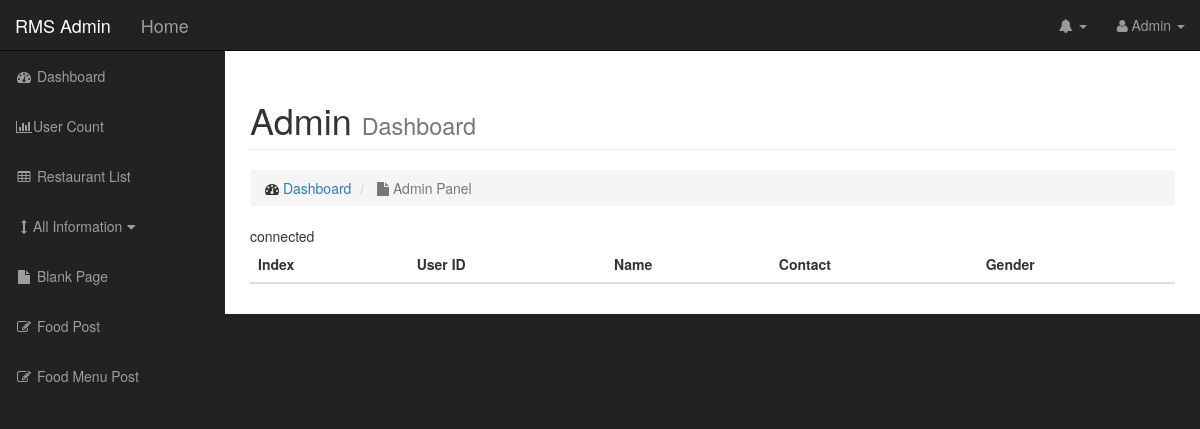
Before: /admin/user_list.php with the older database file.
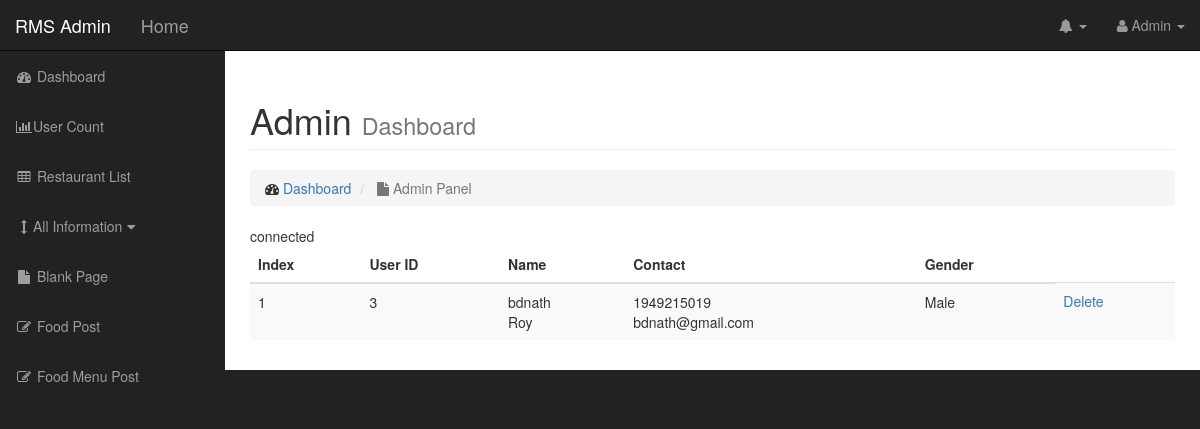
After: the same page with the newer database file.
### tables this page shows
CREATE TABLE `signup` (
  `id` int(11) NOT NULL,
  `first_name` varchar(32) NOT NULL,
  `last_name` varchar(32) NOT NULL,
  `mobile_no` int(15) NOT NULL,
  `email` varchar(32) NOT NULL,
  `password` varchar(40) NOT NULL,
  `gender` varchar(20) NOT NULL,
  `user_img` text NOT NULL
);

### admin/user_list.php (the view, shortened to what this page needs)
<?php include "admin_header.php" ?>
    <div id="wrapper">
<?php include "admin_navigation.php" ?>
<?php include "admin_sidebar.php" ?>
<div class="row">
<div class="col-lg-12">
    <h1 class="page-header">
        Admin
        <small>Dashboard</small>
    </h1>
    <ol class="breadcrumb">
        <li>
            <i class="fa fa-dashboard"></i>  <a href="dashboard.php">Dashboard</a>
        </li>
        <li class="active">
            <i class="fa fa-file"></i> Admin Panel
        </li>
    </ol>
<?php include_once "../server_connect.php";  ?>
<div>
<table class="table table-hover table-striped">
    <thead>
    <th>Index</th>
    <th>User ID</th>
    <th>Name</th>
    <th>Contact</th>
    <th>Gender</th>
    </thead>
    <tbody>
        <?php
                $query = "SELECT * FROM signup";
                $users=mysqli_query($db,$query);
                $user_index=1;
        while ($row=mysqli_fetch_assoc($users)) {
            $user_id = $row['id'];
            $first_name = $row['first_name'];
            $last_name = $row['last_name'];
            $moblie_no = $row['mobile_no'];
            $email = $row['email'];
            $gender= $row['gender'];
            echo "<tr>";
            echo "<td>{$user_index}</td>";
            echo "<td>{$user_id}</td>";
            echo "<td>{$first_name}</br>{$last_name}</td>";
            echo "<td>{$moblie_no}</br>{$email}</td>";
            echo "<td>{$gender}</td>";
            echo"<td> <a href='user_list.php?delete={$user_id}'> Delete </a> </td>";
            echo "</tr>";
            $user_index++;
            }
        ?>
    </tbody>
</table>
</div>
    </div>
<?php include "admin_footer.php" ?>

### admin/admin_header.php (shortened to what this page needs)
<!DOCTYPE html>
<html lang="en">
<head>
    <link href="css/bootstrap.min.css" rel="stylesheet">
    <link href="css/sb-admin.css" rel="stylesheet">
    <link href="font-awesome/css/font-awesome.min.css" rel="stylesheet" type="text/css">
</head>
<body>

### admin/admin_navigation.php (shortened to what this page needs)
<nav class="navbar navbar-inverse navbar-fixed-top" role="navigation">
    <div class="navbar-header">
        <a class="navbar-brand" href="rms_admin.php">RMS Admin</a>
        <a class="navbar-brand" href="../index.php">Home</a>
    </div>
    <ul class="nav navbar-right top-nav">
        <li class="dropdown">
            <a href="#" class="dropdown-toggle" data-toggle="dropdown"><i class="fa fa-bell"></i> <b class="caret"></b></a>
        </li>
        <li class="dropdown">
            <a href="#" class="dropdown-toggle" data-toggle="dropdown"><i class="fa fa-user"></i> Admin <b class="caret"></b></a>
        </li>
    </ul>

### admin/admin_sidebar.php (shortened to what this page needs)
            <div class="collapse navbar-collapse navbar-ex1-collapse">
                <ul class="nav navbar-nav side-nav">
                    <li>
                        <a href="dashboard.php"><i class="fa fa-fw fa-dashboard"></i> Dashboard</a>
                    </li>
<?php
if (isset($_SESSION['r_name'])) {
    echo "
                    <li class=''>
                        <a href='blank_page.php'><i class='fa fa-fw fa-file'></i> Blank Page</a>
                    </li>
                    </li>
                    <li>
                        <a href='create_post.php'><i class='fa fa-fw fa-edit'></i> Food Post</a>
                    </li>
                    <li>
                        <a href='menu_post.php'><i class='fa fa-fw fa-edit'></i> Food Menu Post</a>
                    </li>
    ";
} else{
    echo "
                    <li>
                        <a href='user_count.php'><i class='fa fa-fw fa-bar-chart-o'></i>User Count</a>
                    </li>
                    <li>
                        <a href='restaurant_data.php'><i class='fa fa-fw fa-table'></i> Restaurant List</a>
                <li>
                    <a href='javascript:;' data-toggle='collapse' data-target='#demo'><i class='fa fa-fw fa-arrows-v'></i>All Information<i class='fa fa-fw fa-caret-down'></i></a>
                    <ul id='demo' class='collapse'>
                        <li>
                        <a href='user_list.php'>User List</a>
                        </li>
                        <li>
                        <a href='restaurant_data.php'>Restaurant List</a>
                        </li>
                        </ul>
                </li>
                    <li class=''>
                        <a href='blank_page.php'><i class='fa fa-fw fa-file'></i> Blank Page</a>
                    </li>
                    </li>
                    <li>
                        <a href='create_post.php'><i class='fa fa-fw fa-edit'></i> Food Post</a>
                    </li>
                    <li>
                        <a href='menu_post.php'><i class='fa fa-fw fa-edit'></i> Food Menu Post</a>
                    </li>
";
}
 ?>
                </ul>
            </div>
        </nav>
        <div id="page-wrapper">
            <div class="container-fluid">

### server_connect.php
<?php
$db= mysqli_connect("localhost","root","","rms");
if (!isset($db)) {
	echo "not connected". mysqli_error($db);
}else{
	echo "connected"."</br>";
}
 ?>

### admin/admin_footer.php (shortened to what this page needs)
                    </div>
                </div>
            </div>
        </div>
</body>
</html>

### admin/css/sb-admin.css (style rules this page uses)
body { margin-top: 100px; background-color: #222; }
@media (min-width:768px) { body { margin-top: 50px; } }
#wrapper { padding-left: 0; }
#page-wrapper { width: 100%; padding: 0; background-color: #fff; }
@media (min-width:768px) { #wrapper { padding-left: 225px; } }
@media (min-width:768px) { #page-wrapper { padding: 10px; } }
.top-nav { padding: 0 15px; }
.top-nav>li { display: inline-block; float: left; }
.top-nav>li>a { padding-top: 15px; padding-bottom: 15px; line-height: 20px; color: #999; }
@media (min-width:768px) { .side-nav { position: fixed; top: 51px; left: 225px; width: 225px; margin-left: -225px; border: none; border-radius: 0; overflow-y: auto; background-color: #222; } }
@media (min-width:768px) { .side-nav>li>a { width: 225px; } }

Changed rows visible on the page:
added signup: id "3", first_name "bdnath", last_name "Roy", mobile_no "1949215019", email "bdnath@gmail.com", gender "Male"
